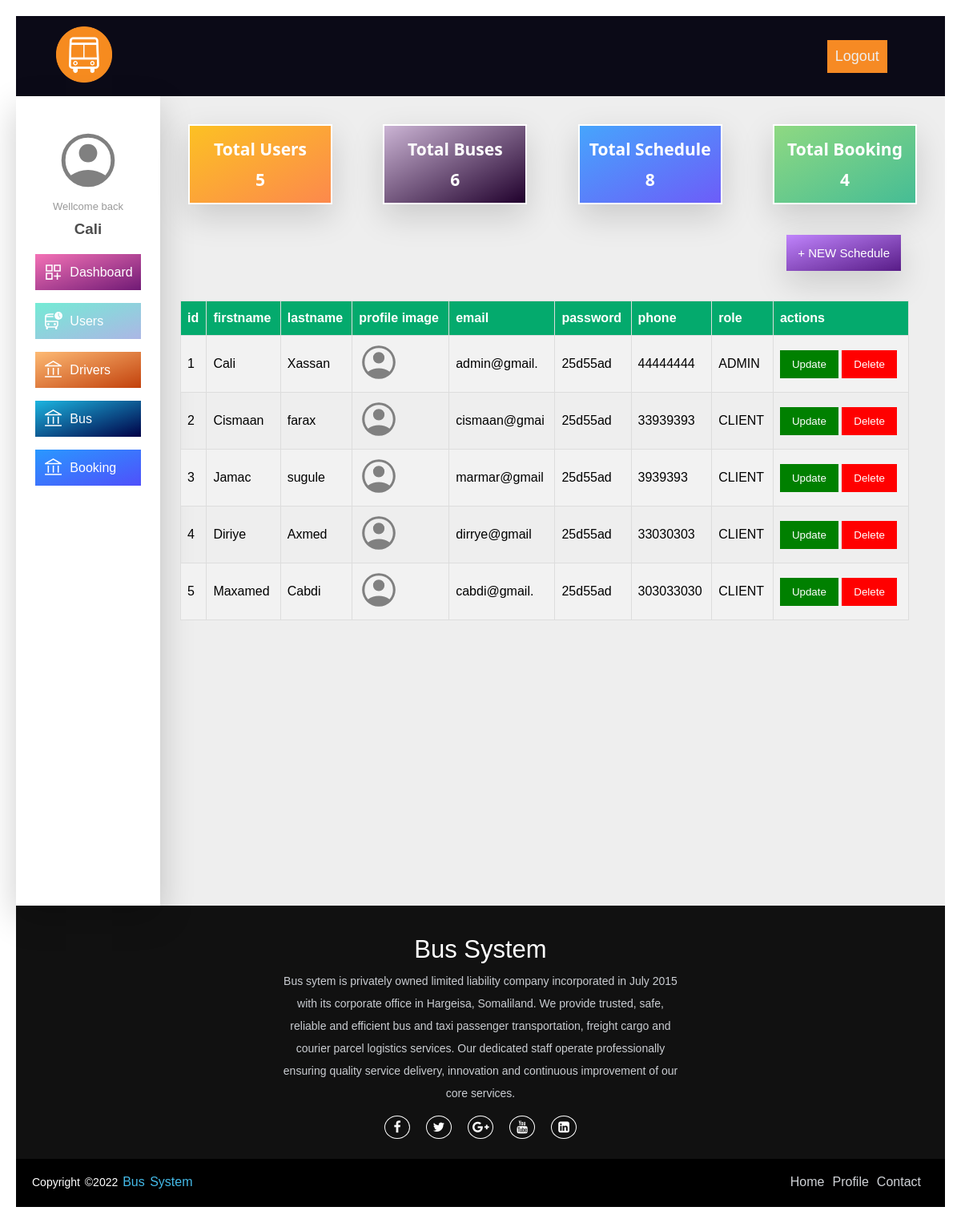
Page /view/admin/users.php (signed in) on the earlier database version.
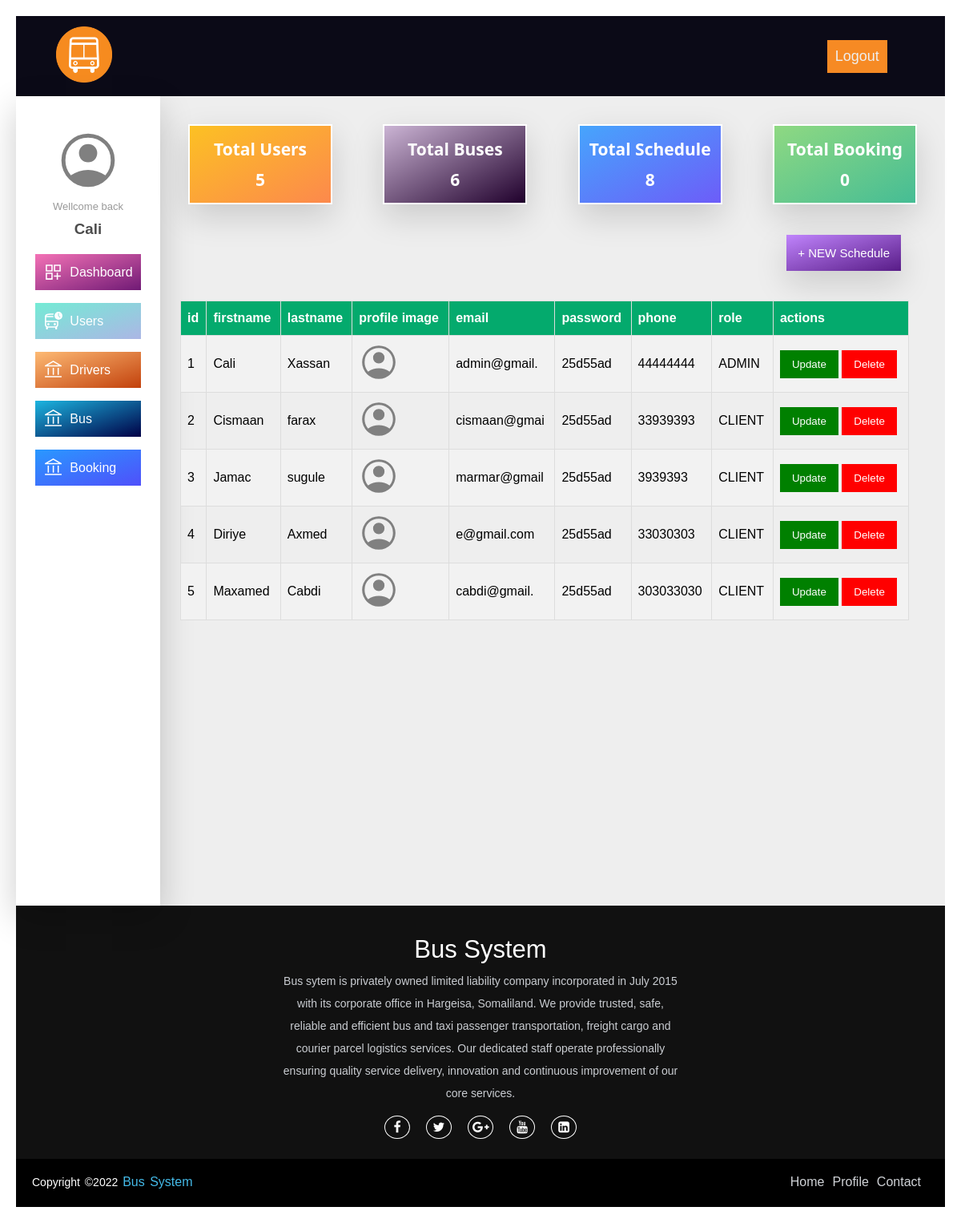
Same page on the later database version.
### tables this page shows
CREATE TABLE `users` (
  `id` int NOT NULL primary key auto_increment,
  `firstname` varchar(255) NOT NULL,
  `lastname` varchar(255) NOT NULL,
  `email` varchar(255) NOT NULL,
   `password` varchar(255) NOT NULL,
   `phone` int NOT NULL,
  `imageUrl` varchar(255) NULL,

  `role` varchar(20) NOT NULL
);

### models/userModel.php (called while the page is built, shortened)
<?php
class userModel extends Database
{
    public static function findAll()
    {
        $query = "SELECT * FROM users";
        $stm = parent::$connection->query($query);
        $users = [];
        while ($row = $stm->fetch_assoc()) {
            $users[] = $row;
        }
        return $users;
    }
     public static function findTotal()
    {
        $query = "SELECT COUNT(id) FROM users";
        $stm = self::$connection->query($query);
        return $stm->fetch_column();
    }
}

### controllers/userController.php (called while the page is built, shortened)
<?php
class UserController extends UserModel
{
    public static function getAllUsers()
    {
        $users = self::findAll();
        return $users;
    }
    public static function getToCountUser()
    {
        return self::findTotal();
    }
}

### include/autoloader.inc.php (called while the page is built, shortened)
<?php
function myAutoLoader($className)
{
    $baseDir = substr(__DIR__, 0, -7);
    $extension = ".php";
    $classPath = str_replace('\\', DIRECTORY_SEPARATOR, $className);
    $directories = ["models", "controllers", "view", "include"];
    foreach ($directories as $directory) {
        $path = $baseDir . $directory . DIRECTORY_SEPARATOR . $classPath . $extension;
        if (file_exists($path)) {
            return;
        }
    }
}

### models/busModel.php (called while the page is built, shortened)
<?php
class BusModel extends Database
{
    public static function findTotal()
    {
        $query = "SELECT COUNT(id) FROM bus";
        $stm = self::$connection->query($query);
        return $stm->fetch_column();
    }
}

### controllers/busController.php (called while the page is built, shortened)
<?php
class BusController extends BusModel
{
    public static function getToCountBus()
    {
        return self::findTotal();
    }
}

### models/scheduleModel.php (called while the page is built, shortened)
<?php
class ScheduleModel extends Database
{
    public static function findTotal()
    {
        $query = "SELECT COUNT(id) FROM schedule";
        $stm = self::$connection->query($query);
        return $stm->fetch_column();
    }
}

### controllers/scheduleController.php (called while the page is built, shortened)
<?php
class ScheduleController extends ScheduleModel
{
    public static function getToCountSchedule()
    {
        return self::findTotal();
    }
}

### models/bookModel.php (called while the page is built, shortened)
<?php
class BookModel extends Database
{
    public static function findTotal()
    {
        $query = "SELECT COUNT(id) FROM bookings";
        $stm = self::$connection->query($query);
        return $stm->fetch_column();
    }
}

### controllers/bookController.php (called while the page is built, shortened)
<?php
class BookController extends BookModel
{
    public static function getToCountBooking()
    {
        return self::findTotal();
    }
}

### view/admin/users.php (the view, shortened to what the changed rows need)
<!DOCTYPE html>
<html lang="en">
  <head>
     <link rel="stylesheet" href="../css/home.css?v=<?php echo time(); ?>" />
    <link rel="stylesheet" href="../css/header.css?v=<?php echo time(); ?>" />
    <link rel="stylesheet" href="../css/menu.css?v=<?php echo time(); ?>" />
    <link rel="stylesheet" href="../css/card.css" />
    <link rel="stylesheet" href="../css/button.css" />
    <link rel="stylesheet" href="../css/footer.css?v=<?php echo time(); ?>" />
    <link rel="stylesheet" href="../css/ticket.css" />
    <link rel="stylesheet" href="../css/cleintdashboard.css?v=<?php echo time(); ?>" />
    <link rel="stylesheet" href="../css/index.css?v=<?php echo time(); ?>" />
    <link rel="stylesheet" href="../css/alertmsg.css?v=<?php echo time(); ?>" />
    <link rel="stylesheet" href="../css/table.css?v=<?php echo time(); ?>" />
      <link
      rel="stylesheet"
      href="https://cdnjs.cloudflare.com/ajax/libs/font-awesome/4.7.0/css/font-awesome.min.css"
    />
  </head>
  <?php
include "../../include/autoloader.inc.php";
$usercount = UserController::getToCountUser();
$buscount = BusController::getToCountBus();
$bookcount = BookController::getToCountBooking();
$schedulecount = ScheduleController::getToCountSchedule();
?>
  <body>
    <section class="dashboard">
      <div class="dashboard__content" >
       <div class="dashboard__summary">
            <div class="dashboard__summary__box">
                <h1>total users</h1>
                <h1><?php echo $usercount ?></h1>
            </div>
            <div class="dashboard__summary__box">
                <h1>total buses</h1>
                <h1><?php echo $buscount; ?></h1>
            </div>
            <div class="dashboard__summary__box">
                <h1>total schedule</h1>
                 <h1><?php echo $schedulecount ?></h1>
            </div>
            <div class="dashboard__summary__box">
                <h1>total Booking</h1>
                <h1><?php echo $bookcount ?></h1>
            </div>
        </div>
      <div class="information">
        <table id="users">
         <tr>
           <th>id</th>
           <th>firstname </th>
           <th>lastname</th>
           <th>profile image</th>
           <th>email</th>
           <th>password </th>
           <th>phone</th>
           <th>role</th>
           <th>actions</th>
        </tr>
           <?php
$users = UserController::getAllUsers();
foreach ($users as $user) {
    $id = $user["id"];
    $firstname = $user["firstname"];
    $lastname = $user["lastname"];
    $email = substr($user["email"], 0, 12);
    $passwor = substr($user["password"], 0, 7);
    $phone = $user["phone"];
    $image = $user["imageUrl"];
    $role = $user["role"];?>
            <tr data-id="<?php echo $id ?>">
            <td><?php echo $id; ?></td>
            <td ><?php echo $firstname; ?></td>
            <td><?php echo $lastname; ?></td>
            <td>
<?php
if (!$image) {
    $image = "IMG-user.svg";
}
echo '<img src="../uploads/' . $image . '" alt="profile" class="users__image"/>';
?>
</td>
            <td><?php echo $email;?></td>
            <td><?php echo $passwor;?></td>
            <td><?php echo $phone; ?></td>
            <td><?php echo $role; ?></td>
            <td>
                <button type="submit" class="editeBtn" name="update">Update</button>
                <button type="submit" name="deleteBtn" class="deleteBtn">Delete</button>
            </td>
            </tr>
            <?php
}
?>
      </table>
      </div>
    </section>
  </body>
</html>

Differences in the rows shown:
changed users "Diriye": email "dirrye@gmail" → "e@gmail.com"
Other differences:
$bookcount: "4" → "0"
